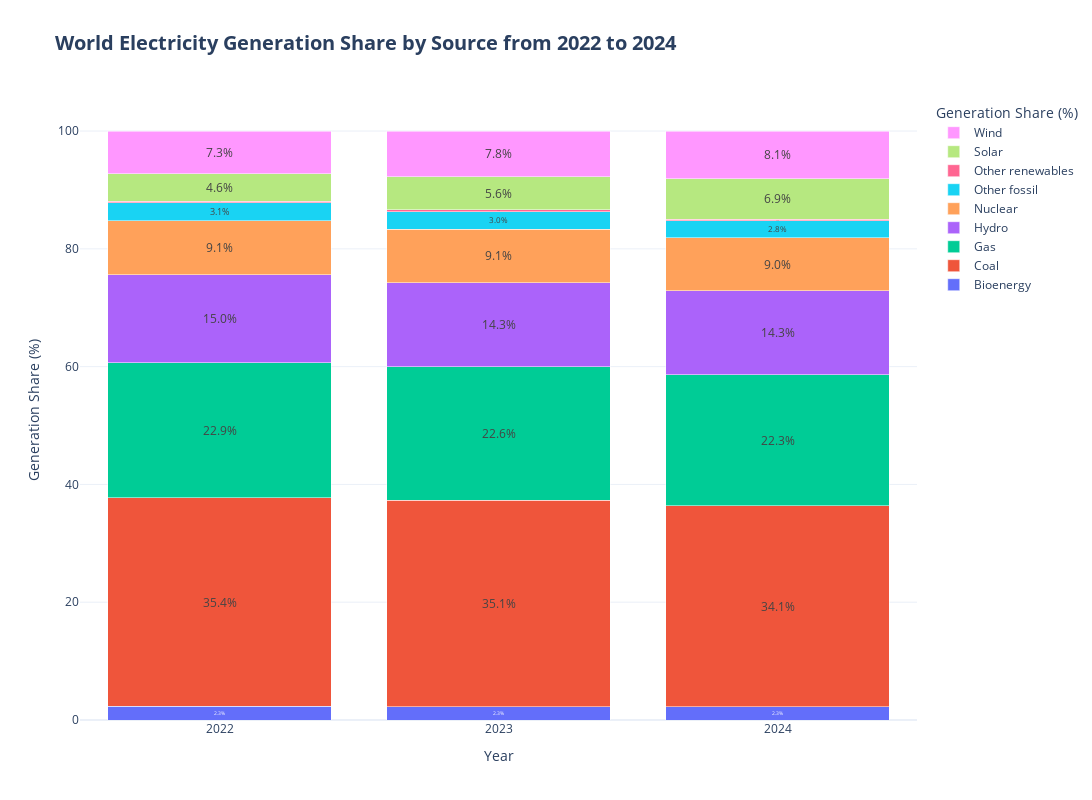

This figure's notebook cell:
### Code cell
plot_electricity_gen_share(df_wrld, "World", save_as_html=True)

### Figure 1 — Plotly figure (JSON) as saved in the notebook; plotly's stock layout.template omitted (floating-point values rounded to 4 significant figures)
{"data": [{"insidetextanchor": "middle", "name": "Bioenergy", "text": ["2.3%", "2.3%", "2.3%"], "textposition": "inside", "type": "bar", "x": [2022, 2023, 2024], "y": [2.32, 2.29, 2.26]}, {"insidetextanchor": "middle", "name": "Coal", "text": ["35.4%", "35.1%", "34.1%"], "textposition": "inside", "type": "bar", "x": [2022, 2023, 2024], "y": [35.42, 35.06, 34.1]}, {"insidetextanchor": "middle", "name": "Gas", "text": ["22.9%", "22.6%", "22.3%"], "textposition": "inside", "type": "bar", "x": [2022, 2023, 2024], "y": [22.93, 22.64, 22.29]}, {"insidetextanchor": "middle", "name": "Hydro", "text": ["15.0%", "14.3%", "14.3%"], "textposition": "inside", "type": "bar", "x": [2022, 2023, 2024], "y": [14.95, 14.27, 14.26]}, {"insidetextanchor": "middle", "name": "Nuclear", "text": ["9.1%", "9.1%", "9.0%"], "textposition": "inside", "type": "bar", "x": [2022, 2023, 2024], "y": [9.13, 9.1, 8.99]}, {"insidetextanchor": "middle", "name": "Other fossil", "text": ["3.1%", "3.0%", "2.8%"], "textposition": "inside", "type": "bar", "x": [2022, 2023, 2024], "y": [3.07, 2.95, 2.83]}, {"insidetextanchor": "middle", "name": "Other renewables", "text": ["0.3%", "0.3%", "0.3%"], "textposition": "inside", "type": "bar", "x": [2022, 2023, 2024], "y": [0.3, 0.3, 0.29]}, {"insidetextanchor": "middle", "name": "Solar", "text": ["4.6%", "5.6%", "6.9%"], "textposition": "inside", "type": "bar", "x": [2022, 2023, 2024], "y": [4.6, 5.6, 6.89]}, {"insidetextanchor": "middle", "name": "Wind", "text": ["7.3%", "7.8%", "8.1%"], "textposition": "inside", "type": "bar", "x": [2022, 2023, 2024], "y": [7.29, 7.8, 8.1]}], "layout": {"barmode": "stack", "height": 800, "legend": {"title": {"text": "Generation Share (%)"}}, "title": {"font": {"size": 20}, "text": "<b>World Electricity Generation Share by Source from 2022 to 2024</b>"}, "width": 1200, "xaxis": {"tickmode": "array", "ticktext": ["2022", "2023", "2024"], "tickvals": [2022, 2023, 2024], "title": {"text": "Year"}}, "yaxis": {"title": {"text": "Generation Share (%)"}}}}
